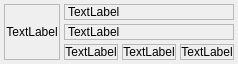
<?xml version="1.0" encoding="UTF-8"?>
<ui version="4.0">
 <class>NPQ_WDG_delegate</class>
 <widget class="QWidget" name="NPQ_WDG_delegate">
  <property name="geometry">
   <rect>
    <x>0</x>
    <y>0</y>
    <width>229</width>
    <height>64</height>
   </rect>
  </property>
  <property name="windowTitle">
   <string>Form</string>
  </property>
  <layout class="QGridLayout" name="gridLayout">
   <property name="leftMargin">
    <number>4</number>
   </property>
   <property name="topMargin">
    <number>4</number>
   </property>
   <property name="rightMargin">
    <number>4</number>
   </property>
   <property name="bottomMargin">
    <number>4</number>
   </property>
   <property name="spacing">
    <number>4</number>
   </property>
   <item row="0" column="0" rowspan="3">
    <widget class="QLabel" name="NPQ_PIXLB_cover">
     <property name="minimumSize">
      <size>
       <width>56</width>
       <height>56</height>
      </size>
     </property>
     <property name="maximumSize">
      <size>
       <width>56</width>
       <height>56</height>
      </size>
     </property>
     <property name="frameShape">
      <enum>QFrame::StyledPanel</enum>
     </property>
     <property name="text">
      <string>TextLabel</string>
     </property>
     <property name="alignment">
      <set>Qt::AlignCenter</set>
     </property>
    </widget>
   </item>
   <item row="0" column="1" colspan="3">
    <widget class="QLabel" name="NPQ_LAB_top">
     <property name="minimumSize">
      <size>
       <width>0</width>
       <height>16</height>
      </size>
     </property>
     <property name="maximumSize">
      <size>
       <width>16777215</width>
       <height>16</height>
      </size>
     </property>
     <property name="frameShape">
      <enum>QFrame::StyledPanel</enum>
     </property>
     <property name="text">
      <string>TextLabel</string>
     </property>
     <property name="alignment">
      <set>Qt::AlignLeading|Qt::AlignLeft|Qt::AlignVCenter</set>
     </property>
    </widget>
   </item>
   <item row="1" column="1" colspan="3">
    <widget class="QLabel" name="NPQ_LAB_mid">
     <property name="minimumSize">
      <size>
       <width>0</width>
       <height>16</height>
      </size>
     </property>
     <property name="maximumSize">
      <size>
       <width>16777215</width>
       <height>16</height>
      </size>
     </property>
     <property name="frameShape">
      <enum>QFrame::StyledPanel</enum>
     </property>
     <property name="text">
      <string>TextLabel</string>
     </property>
     <property name="alignment">
      <set>Qt::AlignLeading|Qt::AlignLeft|Qt::AlignVCenter</set>
     </property>
    </widget>
   </item>
   <item row="2" column="1">
    <widget class="QLabel" name="NPQ_LAB_bottom_1">
     <property name="minimumSize">
      <size>
       <width>0</width>
       <height>16</height>
      </size>
     </property>
     <property name="maximumSize">
      <size>
       <width>16777215</width>
       <height>16</height>
      </size>
     </property>
     <property name="frameShape">
      <enum>QFrame::StyledPanel</enum>
     </property>
     <property name="text">
      <string>TextLabel</string>
     </property>
     <property name="alignment">
      <set>Qt::AlignCenter</set>
     </property>
    </widget>
   </item>
   <item row="2" column="2">
    <widget class="QLabel" name="NPQ_LAB_bottom_2">
     <property name="minimumSize">
      <size>
       <width>0</width>
       <height>16</height>
      </size>
     </property>
     <property name="maximumSize">
      <size>
       <width>16777215</width>
       <height>16</height>
      </size>
     </property>
     <property name="frameShape">
      <enum>QFrame::StyledPanel</enum>
     </property>
     <property name="text">
      <string>TextLabel</string>
     </property>
     <property name="alignment">
      <set>Qt::AlignCenter</set>
     </property>
    </widget>
   </item>
   <item row="2" column="3">
    <widget class="QLabel" name="NPQ_LAB_bottom_3">
     <property name="minimumSize">
      <size>
       <width>0</width>
       <height>16</height>
      </size>
     </property>
     <property name="maximumSize">
      <size>
       <width>16777215</width>
       <height>16</height>
      </size>
     </property>
     <property name="frameShape">
      <enum>QFrame::StyledPanel</enum>
     </property>
     <property name="text">
      <string>TextLabel</string>
     </property>
     <property name="alignment">
      <set>Qt::AlignCenter</set>
     </property>
    </widget>
   </item>
  </layout>
 </widget>
 <resources/>
 <connections/>
</ui>
